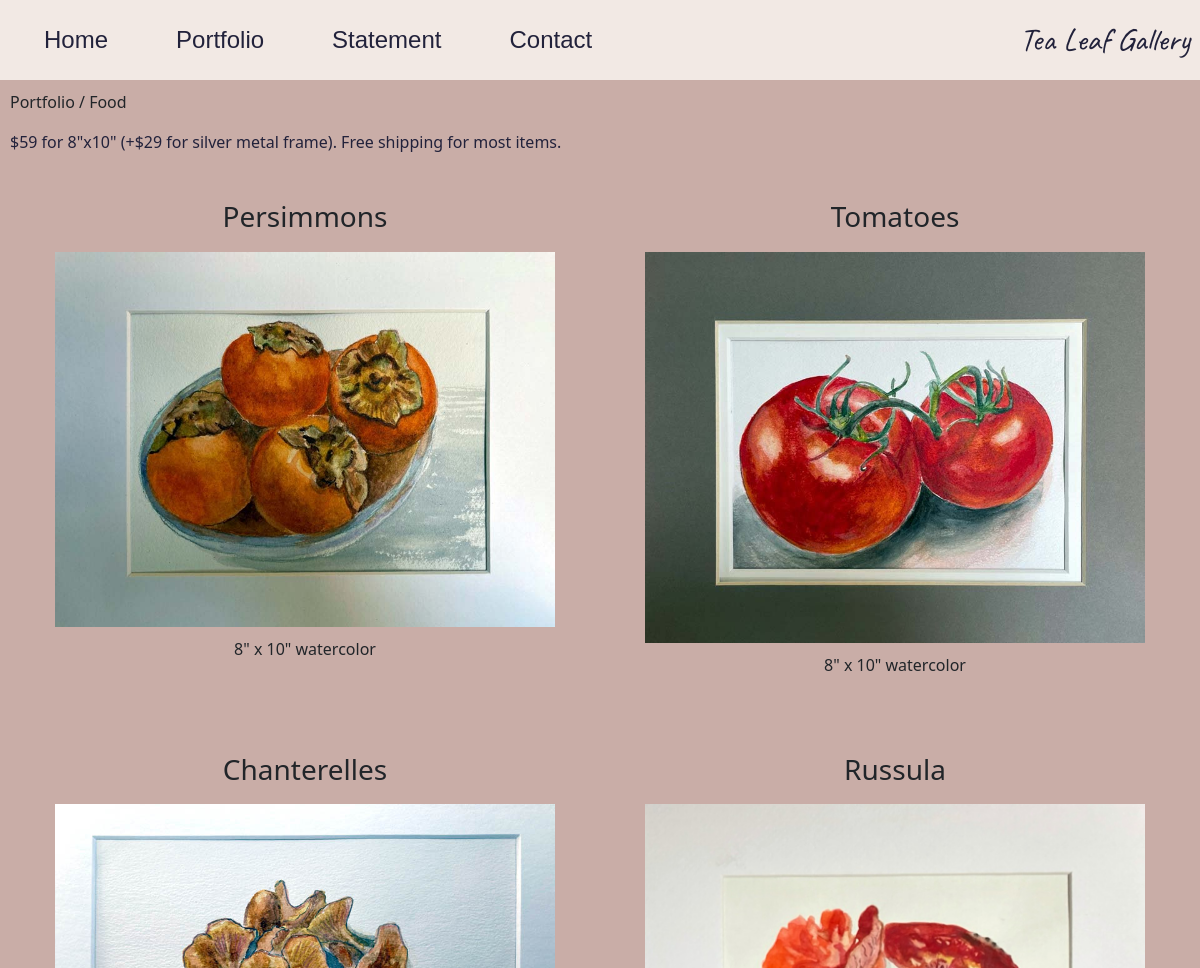
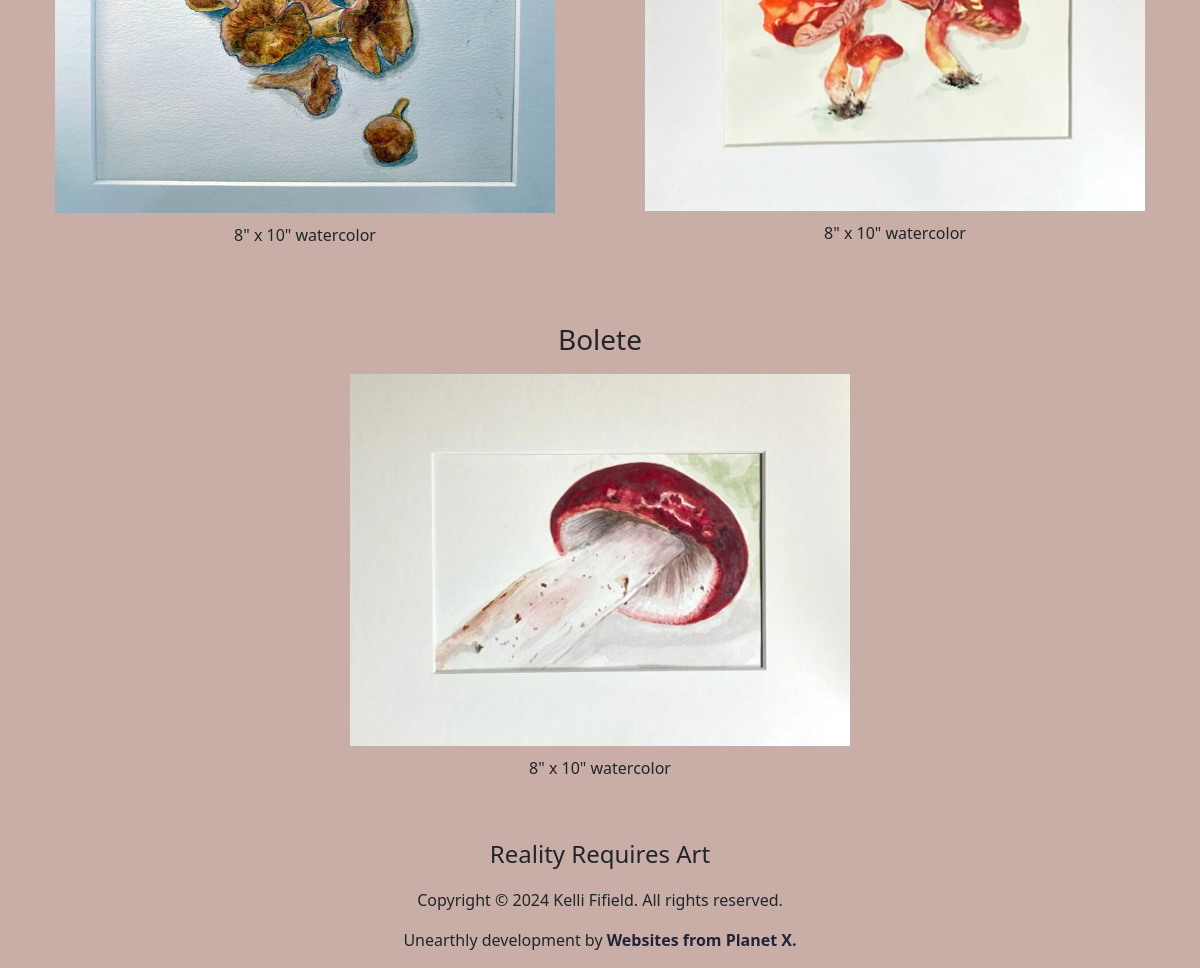
The page /category/Food/ on the database its author committed (2 pictures, top to bottom).
### firstapp/models.py (models this page shows, shortened)
class Category(models.Model):
    name = models.CharField(max_length=100)

class Painting(models.Model):
    category = models.ForeignKey(
        Category, related_name="paintings", on_delete=models.CASCADE
    )
    title = models.CharField(max_length=200)
    description = models.TextField()
    image = models.ImageField(upload_to=get_upload_path)
    def image_orientation(self):
        image = Image.open(self.image.path)
        return "portrait" if image.height > image.width else "landscape"

### firstapp/views.py (the view)
class PaintingListView(ListView):
    template_name = "firstapp/painting_list.html"
    context_object_name = "paintings"
    def get_queryset(self):
        return Painting.objects.filter(category__name=self.kwargs["category_name"])
    def get_context_data(self, **kwargs):
        context = super().get_context_data(**kwargs)
        context["page_name"] = self.kwargs["category_name"]
        return context

### firstapp/context_processors.py (called while the page is built)
def website_name(request):
    return {
        "website_name": "TL Gallery",
    }

def categories(request):
    return {"categories": Category.objects.all()}

### firstapp/templatetags/custom_filters.py (called while the page is built)
@register.filter
def replace_chars(value):
    return value.replace('_', ' ')

### firstapp/templates/firstapp/painting_list.html (shortened to what this page needs)
{% extends 'firstapp/base.html' %}
{% load custom_filters %}
{% block content %}
<p>Portfolio / {{ page_name|replace_chars }}</p>
<p id="pricing-info">$59 for 8"x10" (+$29 for silver metal frame). Free shipping for most items.</p>
<div id="gallery">
  {% for painting in paintings %}
  <div class="painting">
    <h3 class="painting-title">{{ painting.title }}</h3>
    <img class="painting-image {{ painting.image_orientation }}" src="{{ painting.image.url }}" alt="{{ painting.title }}">
    <p class="painting-description">{{ painting.description }}</p>
  </div>
  {% endfor %}
</div>
{% endblock %}

### firstapp/static/css/styles.css (style rules this page uses)
:root { --dark-blue-gray: #22223B; --blue-gray: #4A4E69; --lavender-gray: #9A8C98; --dusty-pink: #C9ADA7; --warm-beige: #F2E9E4; }
html, body { margin: 0px; padding: 0px; }
body { background: var(--dusty-pink); display: flex; flex-direction: column; min-height: 100vh; }
#pricing-info { color: var(--dark-blue-gray); }
#gallery { display: flex; flex-wrap: wrap; justify-content: space-around; }
.painting { margin: 20px; }
.painting-image { width: 100%; height: auto; }
.painting-title { text-align: center; padding: 10px; }
.painting-description { text-align: center; padding: 10px; }
.painting-image.landscape { width: 500px; height: auto; }

### rows shown on the page
Category: name "Food"
Painting: title "Persimmons", image_orientation (picture), description "8\" x 10\" watercolor"
Painting: title "Tomatoes", image_orientation (picture), description "8\" x 10\" watercolor"
Painting: title "Chanterelles", image_orientation (picture), description "8\" x 10\" watercolor"
Painting: title "Russula", image_orientation (picture), description "8\" x 10\" watercolor"
Painting: title "Bolete", image_orientation (picture), description "8\" x 10\" watercolor"
